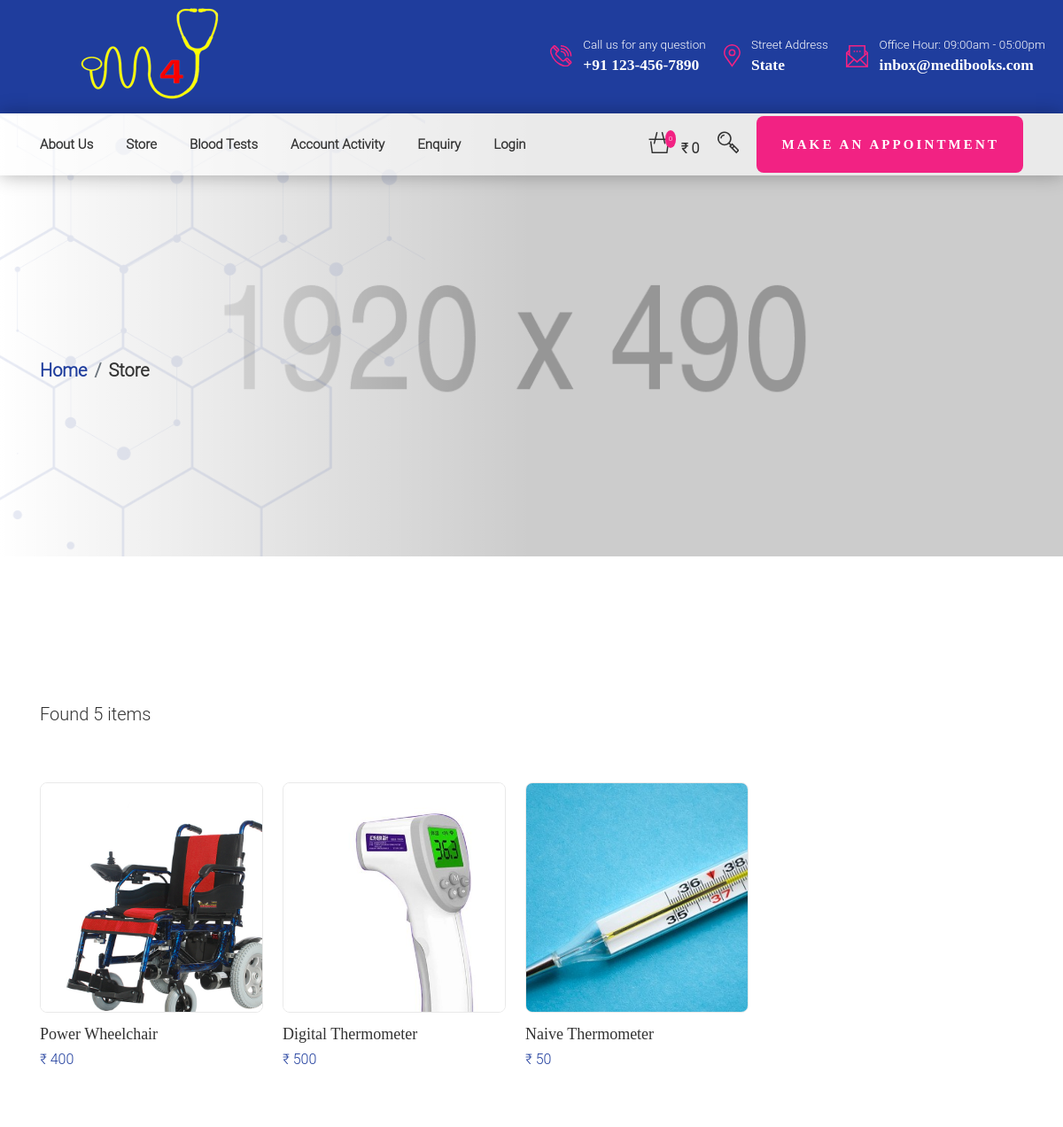
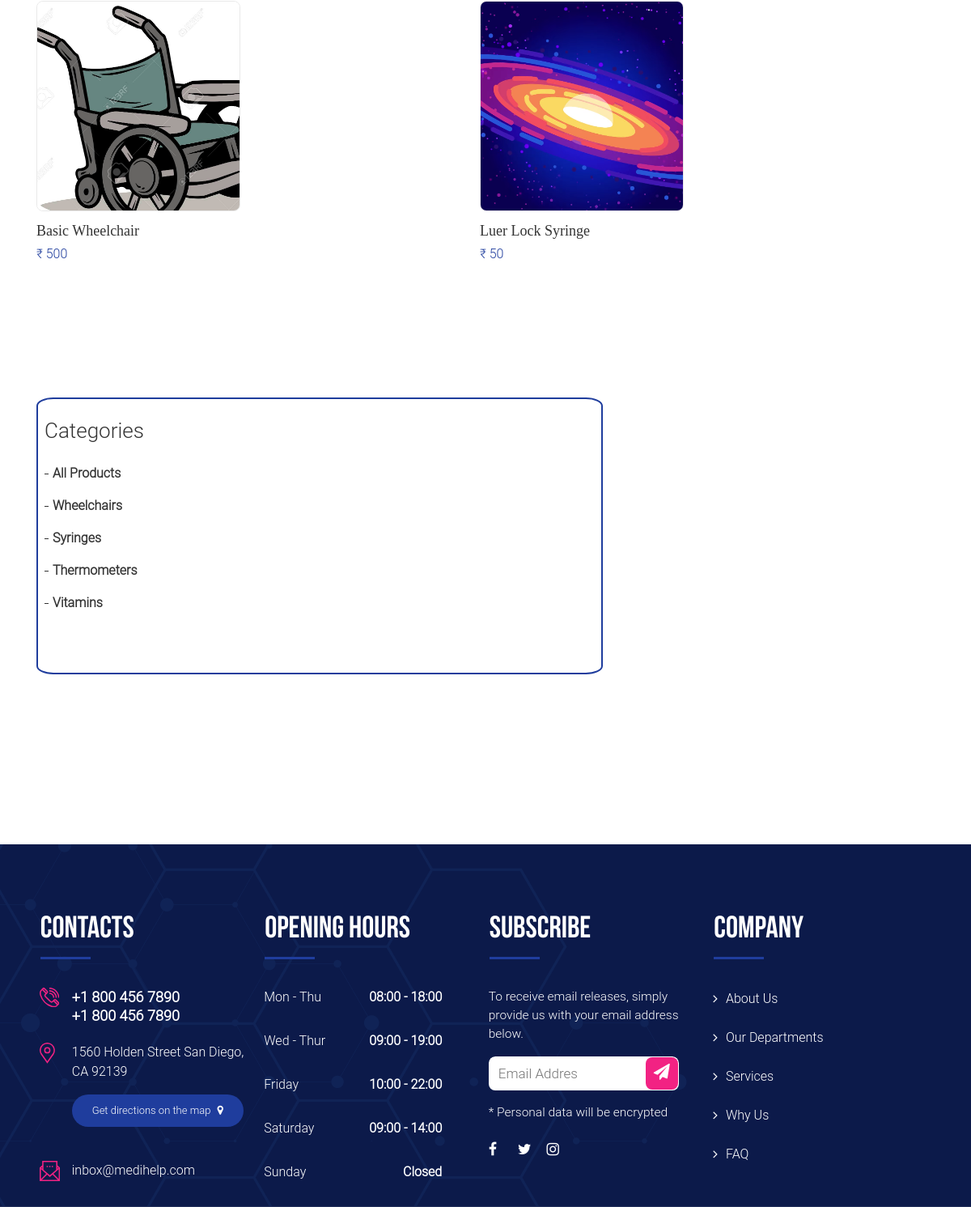
/store/, run on the app's committed database (2 pictures, top to bottom).
### store/models.py (models this page shows, shortened)
class Product(models.Model):
    product_name      = models.CharField(max_length=200, unique=True)
    slug              = models.SlugField(max_length=200, unique=True)
    category          = models.ForeignKey(Category, on_delete=models.CASCADE)
    product_description = models.TextField(max_length=500, blank=True)
    price             = models.IntegerField()
    image             = models.ImageField(upload_to='photos/products')
    stock             = models.IntegerField()
    is_available      = models.BooleanField(default=True)
    pincode_delivery_check = models.TextField(max_length=200, blank=True)
    warranty_details = models.TextField(max_length=200, blank=True)
    detailed_description_panel = models.TextField(max_length=600, blank=True)
    created_date      = models.DateTimeField(auto_now_add=True)
    modified_date     = models.DateTimeField(auto_now=True)
    def get_url(self):
        return reverse('product_detail', args=[self.category.slug, self.slug])

### category/models.py (models this page shows, shortened)
class Category(models.Model):
    category_name = models.CharField(max_length=50, unique=True)
    slug =  models.SlugField(max_length= 100, unique=True)
    description= models.TextField(max_length=255, blank=True) # blank=True means this feildis optional
    cat_image = models.ImageField(upload_to='photos/categories', blank=True)
    class Meta:
        verbose_name='category'  # this variable name should be exactly same
        verbose_name_plural='categories'
    def get_url(self):
        return reverse("product_by_category", args=[self.slug])

### store/views.py (the view)
# urls.py: path('store/', include('store.urls')),
def store(request, category_slug=None):
    categories = None
    products = None
    if category_slug!=None:
        categories =  get_object_or_404(Category, slug=category_slug)
        products = Product.objects.all().filter(category = categories, is_available = True)
        paginator = Paginator(products, 6)
        page=request.GET.get('page')
        paged_products = paginator.get_page(page)
        product_count =  products.count()
    else:
        products = Product.objects.all().filter(is_available=True).order_by('id')
        paginator = Paginator(products, 6)
        page=request.GET.get('page')
        paged_products = paginator.get_page(page)
        product_count = products.count()
    context = {
            'products':paged_products,
            'product_count':product_count,
        }
    return render(request, 'store/store.html', context)

### templates/store/store.html (shortened to what this page needs)
{%extends 'base.html'%}
{% load static %}
{%block content%}
    <header class="header-bottom-4">
        <img src="{% static 'base/images/banner/banner9.jpg' %}">
        <div class="header-bottom-4__bg">
            <div class="icon">
                <img src="{% static 'base/images/banner/banner-shape.png' %}">
            </div>
        </div>
        <div class="container">
            <ol class="breadcrumb">
                <li class="breadcrumb-item"><a href="{% url 'site-landing' %}">Home</a></li>
                <li class="breadcrumb-item active">Store</li>
            </ol>
        </div>
    </header>
 <section class="shop main-blog">
    <div class="main-blog__bg">
    </div>
    <div class="container container_left-sidebar">
        <div class="article">
            <div class="shop-block">
                <div class="shop-block__header">
                    <h1>Found {{product_count}} items</h1>
                </div>
                <div class="shop-block__card">
                {%for product in products%}
                    <a href="{{product.get_url}}" class="shop-block__card-item new">
                        <div class="img">
                            <img src="{{product.image.url}}" alt="" style="width: 18rem; height:18rem">
                        </div>
                        <div class="content">
                            <div class="text">
                                <h1 class="name">{{product.product_name}}</h1>
                                <span class="price">₹ <span>{{product.price}}</span></span>
                            </div>
                        </div>
                    </a>
                {%endfor%}
                </div>
            </div>
        </div>
        <div class="sidebar">
            <div class="shop-sidebar">
                <div class="shop-sidebar__categories" style="background-color: white; border-radius: 3%; border-color: #1f3d9d;  border-style: solid;border-width: 2px;">
                    <h1 class="title" style="margin-left: 8px;"><br>Categories</h1>
                    <ul class="list"  style="margin-left: 8px;">
                        <li class="list-item"><a href="{%url 'store'%}"><span class="text" >All Products</span></a></li>
                    {%for category in links%}
                        <li class="list-item"><a href="{{category.get_url}}"><span class="text" >{{category.category_name}}</span></a></li>
                    {%endfor%}
                    </ul>
                </div>
            </div>
        </div>
    </div>
</section>
{%endblock%}

### templates/base.html (shortened to what this page needs)
{% load static %}
<!DOCTYPE html>
<html lang="en">
<head>
    <link rel="stylesheet" href="{% static 'base/css/animate.css' %}">
    <link rel="stylesheet" href="{% static 'base/css/owl.carousel.min.css' %}">
    <link rel="stylesheet" href="{% static 'base/css/owl.theme.default.min.css' %}">
    <link rel="stylesheet" href="{% static 'base/css/bootstrap.min.css' %}">
    <link rel="stylesheet" href="{% static 'base/css/main.css' %}">
</head>
<body>
    <div class="page">
        {%include 'includes/landing/headerInfoBar.html'%}
        {%include 'includes/landing/dropdownHeader.html'%}
        {%block content%}{%endblock%}
        {%include 'includes/base/footer.html'%}
    </div>
</body>
</html>

### templates/includes/landing/headerInfoBar.html (shortened to what this page needs)
{%load static%}
<div class="top-header" style="height:8rem;width: 100%; background-image: url('{%static "base/images/final-top-logo.PNG"%}');">
    <a href="{%url 'site-landing'%}"> <img src='{%static "base/images/our-services/medicine.jpg"%}' style="height: 8rem; width:25rem; visibility: hidden;"></a>
    <div style="float: right; margin-top:40px;">
     <div class="header-top__call" >
         <div class="header-top__call-item" style="margin-right: 20px;">
             <div class="header-top__call-text">
                 <p>Call us for any question</p>
                 <a href="tel:+1 800 456 7890">+91 123-456-7890</a>
             </div>
         </div>
         <div class="header-top__call-item" style="margin-right: 20px;">
             <div class="header-top__call-text">
                 <p>Street Address</p>
                 <a href="">State</a>
             </div>
         </div>
         <div class="header-top__call-item" style="margin-right: 20px; ">
             <div class="header-top__call-text">
                 <p>Office Hour: 09:00am - 05:00pm</p>
                 <a href="mailto:inbox@medihelp.com">inbox@medibooks.com</a>
             </div>
         </div>
     </div>
    </div>
 </div>

### templates/includes/landing/dropdownHeader.html (shortened to what this page needs)
{%load static%}
 <header class="header-middle header-middle_white-transparent" style="margin-bottom: 80px;">
    <div class="container">
        <div class="navbar" >
            <ul class="navbar__menu menu-item" >
                <li class="navbar__menu-item">
                    <a class="navbar__menu-link" href="{% url 'site-about' %}">About Us</a>
                </li>
                <li class="navbar__menu-item">
                    <a class="navbar__menu-link" href="{% url 'store' %}">Store</a>
                </li>
                <li class="navbar__menu-item">
                    <a class="navbar__menu-link" href="{% url 'btMain' %}">Blood Tests</a>
                </li>
                <li class="navbar__menu-item">
                    <a class="navbar__menu-link" href="#">Account Activity</a>
                </li>
                <li class="navbar__menu-item">
                    <a class="navbar__menu-link" href="{% url 'enquiry' %}">Enquiry</a>
                </li>
                {% if user.is_authenticated %}
                    <li class="navbar__menu-item">
                        <a class="navbar__menu-link" href="{% url 'logout' %}">Logout</a>
                    </li>
                {% else %}
                    <li class="navbar__menu-item">
                        <a class="navbar__menu-link" href="{% url 'login' %}">Login</a>
                    </li>
                {% endif %}
            </ul>
            <div class="navbar__right">
                <div class="navbar__bag">
                    <span class="navbar__bag-count">{{ cart_count }}</span>
                    <span class="navbar__bag-price">₹ {{ total }}</span>
                </div>
                <div class="navbar__search searchBox-open">
                </div>
                <a href="{% url 'make_appointments' %}" class="btn  btn_pink">MAKE AN APPOINTMENT</a>
            </div>
        </div>
    </div>
</header>

### templates/includes/base/footer.html (shortened to what this page needs)
{%load static%}
        <footer class="footer" style="margin-bottom: 0px !important;">
            <div class="footer__bg">
                <div class="icon1">
                    <img src="{%static 'base/images/png-shapes/footer.png'%}">
                </div>
            </div>
            <div class="footer__top">
                <div class="container">
                    <div>
                        <div class="footer__top-blocks">
                            <h1 class="title">Contacts</h1>
                            <div class="content">
                                <div class="content-item">
                                    <div class="icon">
                                    </div>
                                    <div class="text">
                                        <a href="tel:+18004567890">+1 800 456 7890</a>
                                        <a href="tel:+18004567890">+1 800 456 7890</a>
                                    </div>
                                </div>
                                <div class="content-item">
                                    <div class="icon">
                                    </div>
                                    <div class="text">
                                        <p>1560 Holden Street San Diego, CA 92139</p>
                                        <a href="#" class="location">Get directions on the map <i
                                                class="fa fa-map-marker"></i></a>
                                    </div>
                                </div>
                                <div class="content-item">
                                    <div class="icon">
                                    </div>
                                    <div class="text">
                                        <a href="mailto:inbox@medihelp.com">inbox@medihelp.com</a>
                                    </div>
                                </div>
                            </div>
                        </div>
                        <div class="footer__top-blocks">
                            <h1 class="title">Opening hours</h1>
                            <div class="content">
                                <ul class="work-date">
                                    <li><span>Mon - Thu</span><b>08:00 - 18:00</b></li>
                                    <li><span>Wed - Thur</span><b>09:00 - 19:00</b></li>
                                    <li><span>Friday</span><b>10:00 - 22:00</b></li>
                                    <li><span>Saturday</span><b>09:00 - 14:00</b></li>
                                    <li><span>Sunday</span><b>Closed</b></li>
                                </ul>
                            </div>
                        </div>
                    </div>
                    <div>
                        <div class="footer__top-blocks">
                            <h1 class="title">Subscribe</h1>
                            <div class="content">
                                <p class="text">To receive email releases, simply provide us with your email address below.
                                </p>
                                <form>
                                    <div class="email">
                                        <input type="email" placeholder="Email Addres">
                                        <button type="submit"><i class="fa fa-send"></i></button>
                                    </div>
                                    <label>* Personal data will be encrypted</label>
                                </form>
                                <div class="socials">
                                    <a href="#" title="facebook"><i class="fa fa-facebook"></i></a>
                                    <a href="#" title="twitter"><i class="fa fa-twitter"></i></a>
                                    <a href="#" title="instagram"><i class="fa fa-instagram"></i></a>
                                </div>
                            </div>
                        </div>
                        <div class="footer__top-blocks">
                            <h1 class="title">Company</h1>
                            <div class="content">
                                <ul class="menu">
                                    <li>
                                        <a href="#about"><i class="fa fa-angle-right"></i>About Us</a>
                                    </li>
                                    <li>
                                        <a href="#departments"><i class="fa fa-angle-right"></i>Our Departments</a>
                                    </li>
                                    <li>
                                        <a href="#services"><i class="fa fa-angle-right"></i>Services</a>
                                    </li>
                                    <li>
                                        <a href="#why-us"><i class="fa fa-angle-right"></i>Why Us</a>
                                    </li>
                                    <li>
                                        <a href="#faq"><i class="fa fa-angle-right"></i>FAQ</a>
                                    </li>
                                </ul>
                            </div>
                        </div>
                    </div>
                </div>
            </div>
        </footer>

### templates/includes/base/search.html (shortened to what this page needs)
{% load static %}

### templates/includes/base/bTestBooking.html (shortened to what this page needs)
{% load static %}

### data on the page
Product: image (picture), product_name "Power Wheelchair", price "400"
Product: image (picture), product_name "Digital Thermometer", price "500"
Product: image (picture), product_name "Naive Thermometer", price "50"
Product: image (picture), product_name "Basic Wheelchair", price "500"
Product: image (picture), product_name "Luer Lock Syringe", price "50"
Category: category_name "Wheelchairs"
Category: category_name "Syringes"
Category: category_name "Thermometers"
Category: category_name "Vitamins"

### other printed values
{{ cart_count }} "0"
{{ total }} "0"
{{ product_count }} "5"
